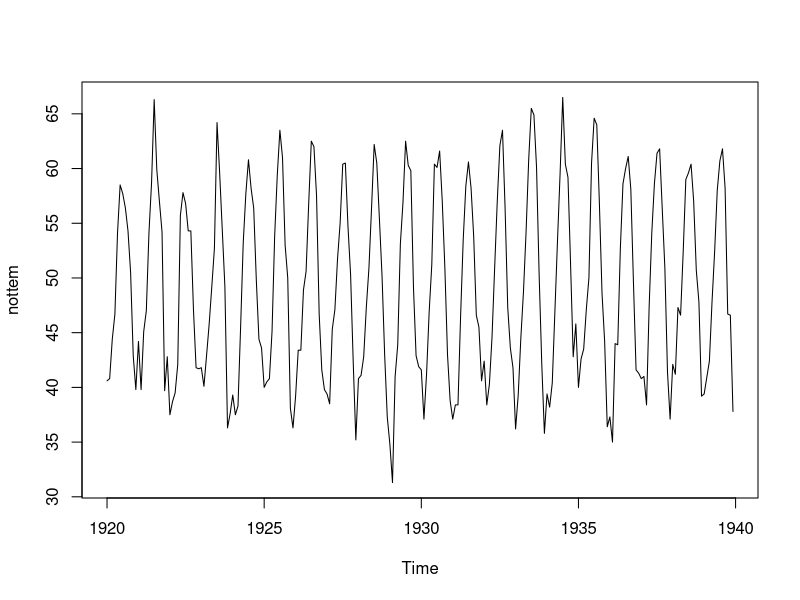

Write the R code that produced this figure.
## ---- chunk 1
options(width = 80)
summary(nottem)
str(nottem)
head(nottem, 20)
## ---- chunk 2
plot(nottem)
